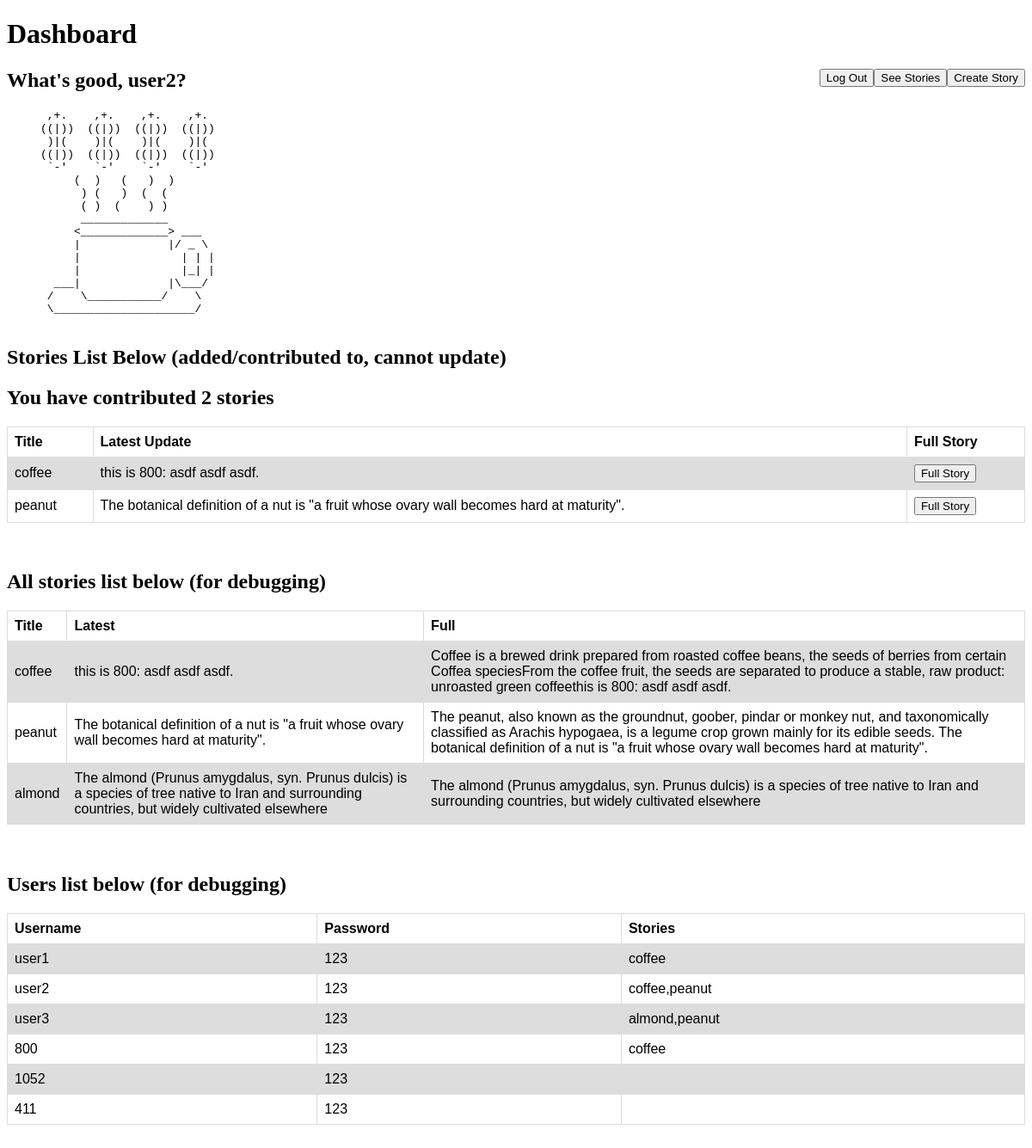
Before: /dashboard (signed in) with the older database file.
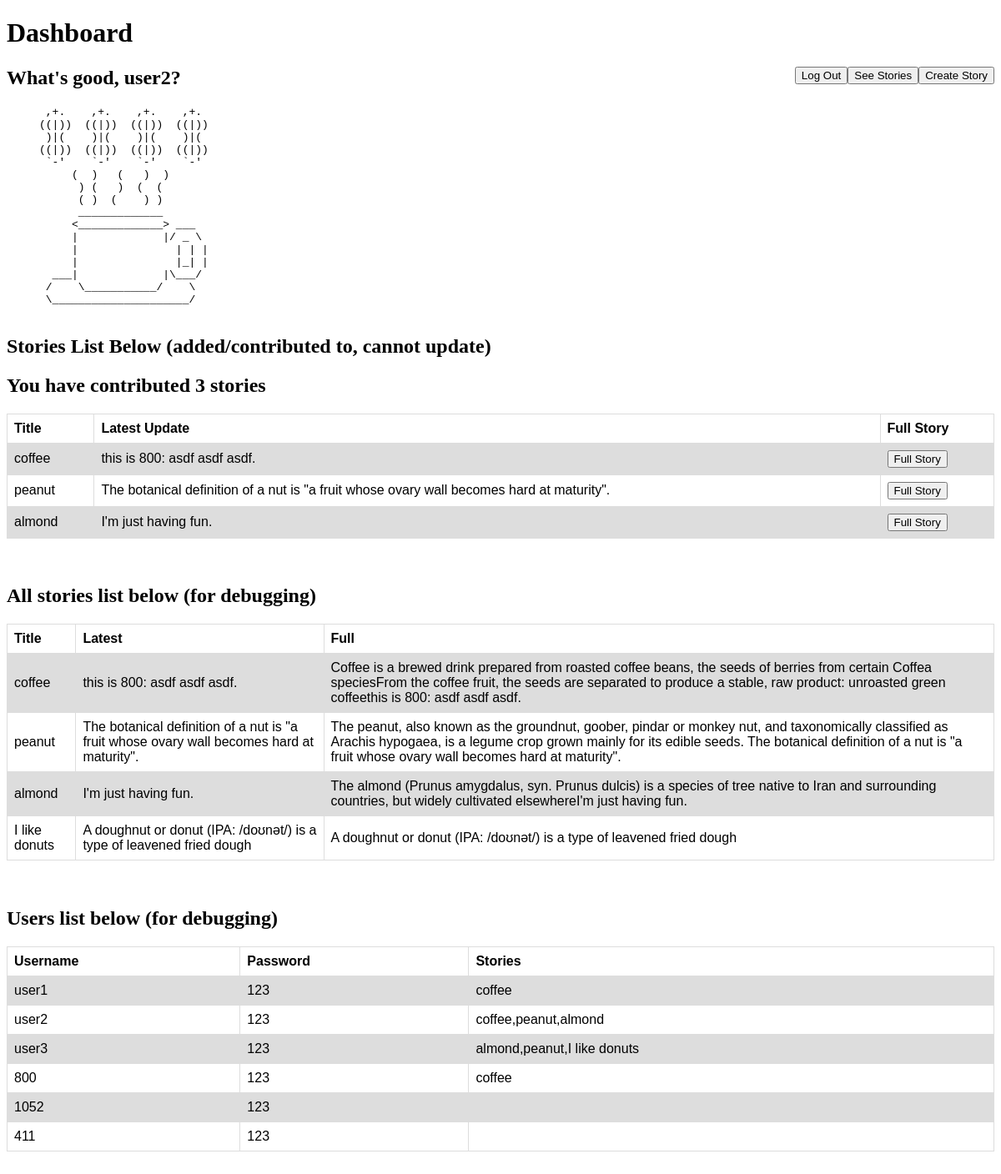
After: the same page with the newer database file.
### tables this page shows
CREATE TABLE users (username TEXT, password TEXT, stories TEXT);

CREATE TABLE stories (name TEXT, latestUpdate TEXT, fullStory TEXT);

### __init__.py (the view)
@app.route("/dashboard")
def dashboard():
    if not session.get(logged_in_user):
        return render_template('main_page.html')
    c.execute("SELECT stories FROM users WHERE username = (?)", (logged_in_user,))
    userStories = c.fetchall()
    userStoriesList = list(userStories[0][0].split(","))
    num_stories = len(userStoriesList)
    if (num_stories == 1) and (userStoriesList[0] == ''):
        num_stories = 0
    stories_list = []
    for story in userStoriesList:
        c.execute("SELECT * FROM stories where name = (?)", (story,))
        row = c.fetchall()
        stories_list.append(row)
    c.execute("SELECT * FROM users")
    users_list = [line for line in c]
    c.execute("SELECT * FROM stories")
    db_stories_list = [line for line in c]
    return render_template(
        "dashboard.html",
        username=logged_in_user,         # so we can see username when we log in
        num_stories=num_stories,         # num of stories the user has added/contributed to
        stories_list=stories_list,       # shows the tables user has added/contributed to
        db_stories_list=db_stories_list, # shows title,latest,full for debugging
        users_list=users_list,           # shows user,pass,titles for debugging
        )

### templates/dashboard.html (shortened to what this page needs)
<!DOCTYPE html>
<html>
  <head>
    <link rel="stylesheet" href="static/css/my_style.css">
    <h1>Dashboard</h1>
  </head>
  <body>
    <form action="/create_story" style="float:right">
      <input type="submit" value="Create Story">
    </form>
    <form action="/see_stories" style="float:right">
      <input type="submit" value="See Stories">
    </form>
    <form action="/logout" method="POST" style="float:right">
      <input type="submit" value="Log Out">
    </form>
    <h2>What's good, {{username}}?</h2>
    <pre>
      ,+.    ,+.    ,+.    ,+.
     ((|))  ((|))  ((|))  ((|))
      )|(    )|(    )|(    )|(
     ((|))  ((|))  ((|))  ((|))
      `-'    `-'    `-'    `-'
          (  )   (   )  )
           ) (   )  (  (
           ( )  (    ) )
           _____________
          <_____________> ___
          |             |/ _ \
          |               | | |
          |               |_| |
       ___|             |\___/
      /    \___________/    \
      \_____________________/
    </pre>
    <h2>Stories List Below (added/contributed to, cannot update)</h2>
    {% if (num_stories == 1) %}
      <h2>You have contributed {{num_stories}} story</h2>
    {% else %}
      <h2>You have contributed {{num_stories}} stories</h2>
    {% endif %}
    <table>
      <tr>
        <th>Title</th>
        <th>Latest Update</th>
        <th>Full Story</th>
      </tr>
      {% if (num_stories != 0) %}
        {% for story_info in stories_list %}
          <tr>
            <td>{{story_info[0][0]}}</td>
            <td>{{story_info[0][1]}}</td>
            <td>
              <form action="/full_story" method="post">
                <input type="submit" value="Full Story">
              </form>
            </td
          </tr>
        {% endfor %}
      {% else %}
        <td></td>
        <td></td>
        <td></td>
      {% endif %}
    </table>
    <br>
    <br>
    <h2>All stories list below (for debugging)</h2>
    <table>
      <tr>
        <th>Title</th>
        <th>Latest</th>
        <th>Full</th>
      </tr>
      {% for story_info in db_stories_list%}
      <tr>
        {% for col in story_info %}
          <td>{{col}}</td>
        {% endfor %}
      </tr>
      {% endfor %}
    </table>
    <br>
    <br>
    <h2>Users list below (for debugging)</h2>
    <table>
      <tr>
        <th>Username</th>
        <th>Password</th>
        <th>Stories</th>
      </tr>
      {% for user_info in users_list %}
      <tr>
        {% for col in user_info %}
          <td>{{col}}</td>
        {% endfor %}
      </tr>
      {% endfor %}
    </table>
    <br>
    <br>
  </body>
</html>

### static/css/my_style.css (style rules this page uses)
table { font-family: arial, sans-serif; border-collapse: collapse; width: 100%; }
td, th { border: 1px solid #dddddd; text-align: left; padding: 8px; }
tr:nth-child(even) { background-color: #dddddd; }

Changed rows visible on the page:
changed users "user2": stories "coffee,peanut" → "coffee,peanut,almond"
now on one of the page's lists (row edited): stories: name "almond", latestUpdate "I'm just having fun."
changed stories "almond": latestUpdate "The almond (Prunus amygdalus, syn. Prunus dulcis) is a species of tree native to Iran and surrounding countries, but widely cultivated elsewhere" → "I'm just having fun."; fullStory "The almond (Prunus amygdalus, syn. Prunus dulcis) is a species of tree native to Iran and surrounding countries, but widely cultivated elsewhere" → "…countries, but widely cultivated elsewhereI'm just having fun."
added stories: name "I like donuts", latestUpdate "A doughnut or donut (IPA: /doʊnət/) is a type of leavened fried dough", fullStory "A doughnut or donut (IPA: /doʊnət/) is a type of leavened fried dough"
changed users "user3": stories "almond,peanut" → "almond,peanut,I like donuts"
Other visible differences:
{{ num_stories }}: "2" → "3"
